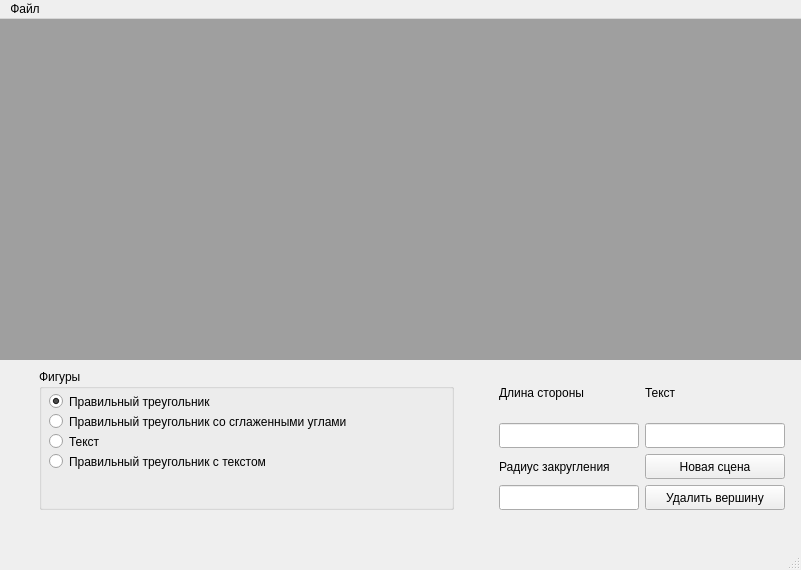
<?xml version="1.0" encoding="UTF-8"?>
<ui version="4.0">
 <class>MainWindow</class>
 <widget class="QMainWindow" name="MainWindow">
  <property name="geometry">
   <rect>
    <x>0</x>
    <y>0</y>
    <width>801</width>
    <height>570</height>
   </rect>
  </property>
  <property name="minimumSize">
   <size>
    <width>800</width>
    <height>570</height>
   </size>
  </property>
  <property name="windowTitle">
   <string>MainWindow</string>
  </property>
  <widget class="QWidget" name="centralwidget">
   <widget class="QMdiArea" name="mdiArea">
    <property name="geometry">
     <rect>
      <x>0</x>
      <y>0</y>
      <width>801</width>
      <height>341</height>
     </rect>
    </property>
   </widget>
   <widget class="QWidget" name="horizontalLayoutWidget">
    <property name="geometry">
     <rect>
      <x>0</x>
      <y>350</y>
      <width>826</width>
      <height>141</height>
     </rect>
    </property>
    <layout class="QHBoxLayout" name="horizontalLayout">
     <item>
      <widget class="QGroupBox" name="groupBox">
       <property name="minimumSize">
        <size>
         <width>415</width>
         <height>0</height>
        </size>
       </property>
       <property name="maximumSize">
        <size>
         <width>415</width>
         <height>16777215</height>
        </size>
       </property>
       <property name="title">
        <string>Фигуры</string>
       </property>
       <widget class="QRadioButton" name="radioButtonTriangle">
        <property name="geometry">
         <rect>
          <x>10</x>
          <y>20</y>
          <width>341</width>
          <height>25</height>
         </rect>
        </property>
        <property name="minimumSize">
         <size>
          <width>0</width>
          <height>25</height>
         </size>
        </property>
        <property name="text">
         <string>Правильный треугольник</string>
        </property>
        <property name="checked">
         <bool>true</bool>
        </property>
       </widget>
       <widget class="QRadioButton" name="radioButtonTriangleWithCorners">
        <property name="geometry">
         <rect>
          <x>10</x>
          <y>40</y>
          <width>410</width>
          <height>25</height>
         </rect>
        </property>
        <property name="minimumSize">
         <size>
          <width>410</width>
          <height>25</height>
         </size>
        </property>
        <property name="text">
         <string>Правильный треугольник со сглаженными углами</string>
        </property>
       </widget>
       <widget class="QRadioButton" name="radioButtonText">
        <property name="geometry">
         <rect>
          <x>10</x>
          <y>60</y>
          <width>301</width>
          <height>25</height>
         </rect>
        </property>
        <property name="minimumSize">
         <size>
          <width>0</width>
          <height>25</height>
         </size>
        </property>
        <property name="text">
         <string>Текст</string>
        </property>
       </widget>
       <widget class="QRadioButton" name="radioButtonTriangleText">
        <property name="geometry">
         <rect>
          <x>10</x>
          <y>80</y>
          <width>391</width>
          <height>25</height>
         </rect>
        </property>
        <property name="minimumSize">
         <size>
          <width>0</width>
          <height>25</height>
         </size>
        </property>
        <property name="text">
         <string>Правильный треугольник с текстом</string>
        </property>
       </widget>
      </widget>
     </item>
     <item>
      <layout class="QGridLayout" name="gridLayout">
       <item row="3" column="0">
        <layout class="QVBoxLayout" name="verticalLayout_3">
         <item>
          <widget class="QLabel" name="label">
           <property name="minimumSize">
            <size>
             <width>0</width>
             <height>10</height>
            </size>
           </property>
           <property name="maximumSize">
            <size>
             <width>140</width>
             <height>16777215</height>
            </size>
           </property>
           <property name="text">
            <string>Длина стороны</string>
           </property>
          </widget>
         </item>
         <item>
          <widget class="QLineEdit" name="lineEditLength">
           <property name="minimumSize">
            <size>
             <width>140</width>
             <height>25</height>
            </size>
           </property>
           <property name="maximumSize">
            <size>
             <width>140</width>
             <height>16777215</height>
            </size>
           </property>
          </widget>
         </item>
        </layout>
       </item>
       <item row="6" column="0">
        <layout class="QVBoxLayout" name="verticalLayout">
         <item>
          <widget class="QLabel" name="label_2">
           <property name="minimumSize">
            <size>
             <width>0</width>
             <height>10</height>
            </size>
           </property>
           <property name="maximumSize">
            <size>
             <width>145</width>
             <height>16777215</height>
            </size>
           </property>
           <property name="text">
            <string>Радиус закругления</string>
           </property>
          </widget>
         </item>
         <item>
          <widget class="QLineEdit" name="lineEditRadius">
           <property name="minimumSize">
            <size>
             <width>140</width>
             <height>25</height>
            </size>
           </property>
           <property name="maximumSize">
            <size>
             <width>140</width>
             <height>16777215</height>
            </size>
           </property>
          </widget>
         </item>
        </layout>
       </item>
       <item row="3" column="3">
        <layout class="QVBoxLayout" name="verticalLayout_2">
         <item>
          <widget class="QLabel" name="label_3">
           <property name="minimumSize">
            <size>
             <width>0</width>
             <height>10</height>
            </size>
           </property>
           <property name="maximumSize">
            <size>
             <width>140</width>
             <height>16777215</height>
            </size>
           </property>
           <property name="text">
            <string>Текст</string>
           </property>
          </widget>
         </item>
         <item>
          <widget class="QLineEdit" name="lineEditText">
           <property name="minimumSize">
            <size>
             <width>140</width>
             <height>25</height>
            </size>
           </property>
           <property name="maximumSize">
            <size>
             <width>140</width>
             <height>16777215</height>
            </size>
           </property>
          </widget>
         </item>
        </layout>
       </item>
       <item row="6" column="3">
        <layout class="QVBoxLayout" name="verticalLayout_4">
         <item>
          <widget class="QPushButton" name="newSceneButton">
           <property name="minimumSize">
            <size>
             <width>0</width>
             <height>25</height>
            </size>
           </property>
           <property name="maximumSize">
            <size>
             <width>140</width>
             <height>16777215</height>
            </size>
           </property>
           <property name="text">
            <string>Новая сцена</string>
           </property>
          </widget>
         </item>
         <item>
          <widget class="QPushButton" name="pushButton">
           <property name="minimumSize">
            <size>
             <width>0</width>
             <height>25</height>
            </size>
           </property>
           <property name="maximumSize">
            <size>
             <width>140</width>
             <height>16777215</height>
            </size>
           </property>
           <property name="text">
            <string>Удалить вершину</string>
           </property>
          </widget>
         </item>
        </layout>
       </item>
      </layout>
     </item>
    </layout>
   </widget>
  </widget>
  <widget class="QMenuBar" name="menubar">
   <property name="geometry">
    <rect>
     <x>0</x>
     <y>0</y>
     <width>801</width>
     <height>17</height>
    </rect>
   </property>
   <widget class="QMenu" name="menu">
    <property name="title">
     <string>Файл</string>
    </property>
    <addaction name="separator"/>
    <addaction name="openAction"/>
    <addaction name="saveAction"/>
   </widget>
   <addaction name="menu"/>
  </widget>
  <widget class="QStatusBar" name="statusbar"/>
  <action name="openAction">
   <property name="text">
    <string>Открыть</string>
   </property>
  </action>
  <action name="saveAction">
   <property name="text">
    <string>Сохранить</string>
   </property>
  </action>
 </widget>
 <resources/>
 <connections/>
</ui>
